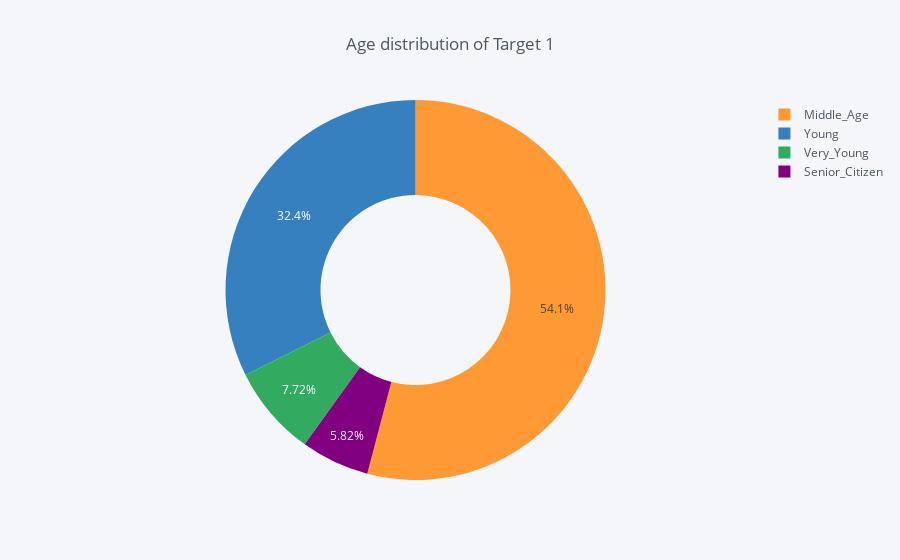

The notebook cell this image was saved under:
### Code cell
age1_df = pd.DataFrame({'labels': target1_age.index,'values': target1_age.values})
age1_df.iplot(kind='pie',labels='labels',values='values', title='Age distribution of Target 1', hole = 0.5)

### Figure 1 — Plotly figure (JSON) as saved in the notebook; plotly's stock layout.template omitted (floating-point values rounded to 4 significant figures)
{"data": [{"hole": 0.5, "labels": ["Middle_Age", "Young", "Very_Young", "Senior_Citizen"], "marker": {"colors": ["rgba(255, 153, 51, 1.0)", "rgba(55, 128, 191, 1.0)", "rgba(50, 171, 96, 1.0)", "rgba(128, 0, 128, 1.0)"]}, "name": "", "type": "pie", "values": [13427, 8037, 1916, 1445]}], "layout": {"legend": {"bgcolor": "#F5F6F9", "font": {"color": "#4D5663"}}, "paper_bgcolor": "#F5F6F9", "plot_bgcolor": "#F5F6F9", "title": "Age distribution of Target 1", "titlefont": {"color": "#4D5663"}}}
